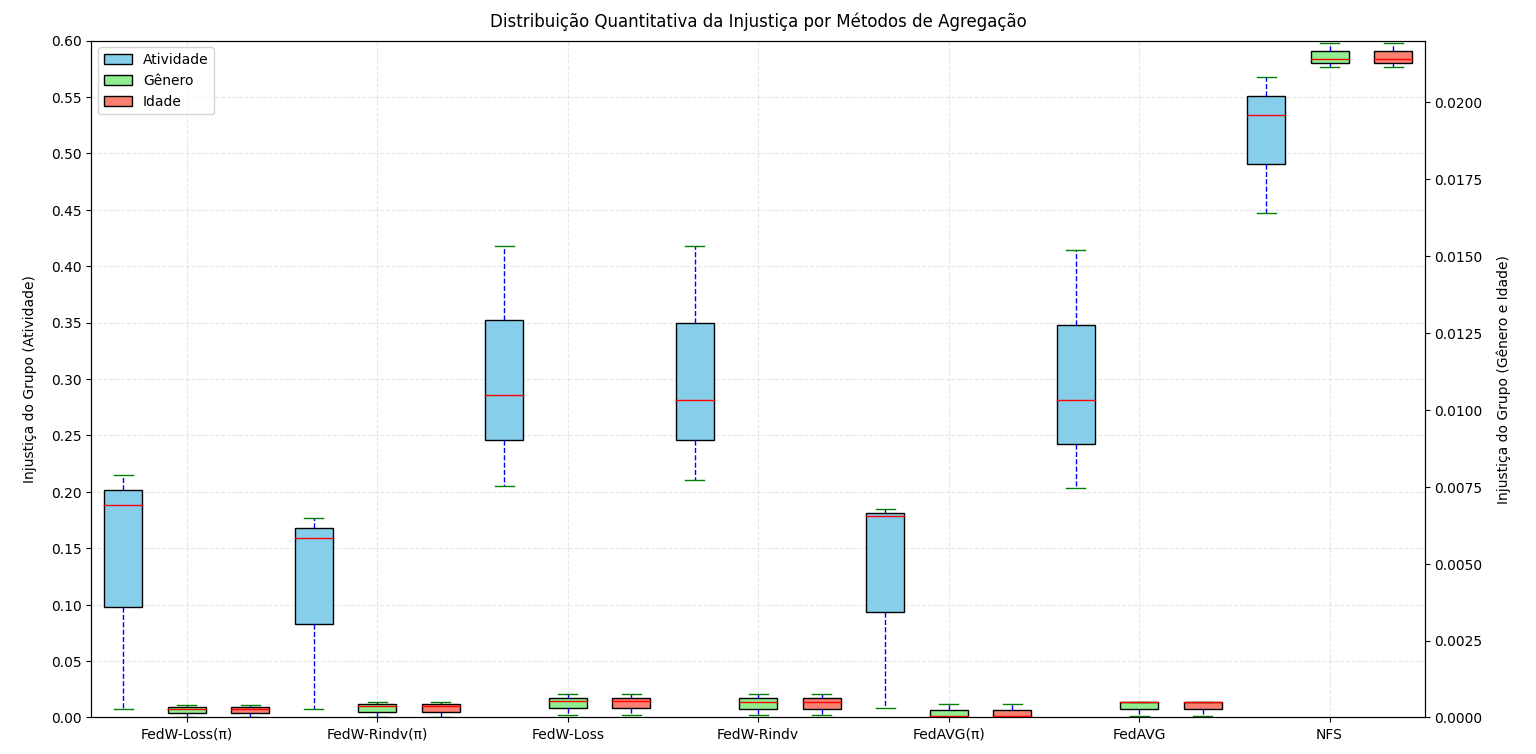

Write the Python code that produced this figure.
import numpy as np
import matplotlib.pyplot as plt

categorias = ['FedW-Loss(π)', 'FedW-Rindv(π)', 'FedW-Loss', 'FedW-Rindv', 'FedAVG(π)', 'FedAVG', 'NFS']

valores_NR = [
    [0.007547580, 0.007157760, 0.286251128, 0.281031668, 0.008666780, 0.281103194, 0.534403086],
    [0.188493907, 0.158883184, 0.205435067, 0.210150689, 0.178244501, 0.203020513, 0.447538376],
    [0.214848012, 0.176418781, 0.417489320, 0.418182224, 0.184865654, 0.414271593, 0.567550957]
]

valores_Gender = [
    [0.000397471, 0.000372802, 0.000747642, 0.000753232, 0.000443358, 0.000489569, 0.021396633],
    [0.000012787, 0.000013031, 0.000520241, 0.000491322, 0.000007853, 0.000513757, 0.021150737],
    [0.000260919, 0.000501350, 0.000077088, 0.000080662, 0.000038531, 0.000037142, 0.021924542]
]

valores_Age = [
    [0.000397471, 0.000372802, 0.000747642, 0.000753232, 0.000443358, 0.000489569, 0.021396633],
    [0.000012787, 0.000013031, 0.000520241, 0.000491322, 0.000007853, 0.000513757, 0.021150737],
    [0.000260919, 0.000501350, 0.000077088, 0.000080662, 0.000038531, 0.000037142, 0.021924542]
]


data_boxplot_NR = [list(bucket) for bucket in zip(*valores_NR)]
data_boxplot_Gender = [list(bucket) for bucket in zip(*valores_Gender)]
data_boxplot_Age = [list(bucket) for bucket in zip(*valores_Age)]

fig, ax = plt.subplots(figsize=(14, 8))

# Definição de cores e propriedades
boxprops_NR = dict(facecolor='skyblue', color='black')
boxprops_Gender = dict(facecolor='lightgreen', color='black')
boxprops_Age = dict(facecolor='salmon', color='black')
medianprops = dict(color='red')
whiskerprops = dict(color='blue', linestyle='--')
capprops = dict(color='green')

# Adicionar os boxplots para NR
bp_NR = ax.boxplot(data_boxplot_NR, positions=np.array(range(len(categorias)))*3, widths=0.6, patch_artist=True, boxprops=boxprops_NR, medianprops=medianprops, whiskerprops=whiskerprops, capprops=capprops, showmeans=False)

# Criar um segundo eixo y para Gender e Age
ax2 = ax.twinx()
bp_Gender = ax2.boxplot(data_boxplot_Gender, positions=np.array(range(len(categorias)))*3 + 1, widths=0.6, patch_artist=True, boxprops=boxprops_Gender, medianprops=medianprops, whiskerprops=whiskerprops, capprops=capprops, showmeans=False)
bp_Age = ax2.boxplot(data_boxplot_Age, positions=np.array(range(len(categorias)))*3 + 2, widths=0.6, patch_artist=True, boxprops=boxprops_Age, medianprops=medianprops, whiskerprops=whiskerprops, capprops=capprops, showmeans=False)

# Configurações de eixo y
ax.set_ylabel('Injustiça do Grupo (Atividade)', labelpad=10)
ax2.set_ylabel('Injustiça do Grupo (Gênero e Idade)', labelpad=10)

# Exibição da legenda
ax.legend([bp_NR["boxes"][0], bp_Gender["boxes"][0], bp_Age["boxes"][0]], ['Atividade', 'Gênero', 'Idade'], loc='upper left')

# Restante das configurações
plt.title('Distribuição Quantitativa da Injustiça por Métodos de Agregação', pad=10)
ax.grid(True, linestyle='--', alpha=0.3)
ax.set_ylim(0.0, 0.6)
ax.set_yticks(np.arange(0.0, 0.61, 0.05))
ax2.set_ylim(0, 0.022)  # Ajuste para o segundo eixo y

# Definindo as categorias como rótulos para o eixo x
categorias = ['FedW-Loss(π)', 'FedW-Rindv(π)', 'FedW-Loss', 'FedW-Rindv', 'FedAVG(π)', 'FedAVG', 'NFS']

# Atualizando o rótulo do eixo x
ax.set_xticks(np.array(range(len(categorias)))*3 + 1)
ax.set_xticklabels(categorias)

plt.tight_layout()
plt.show()
